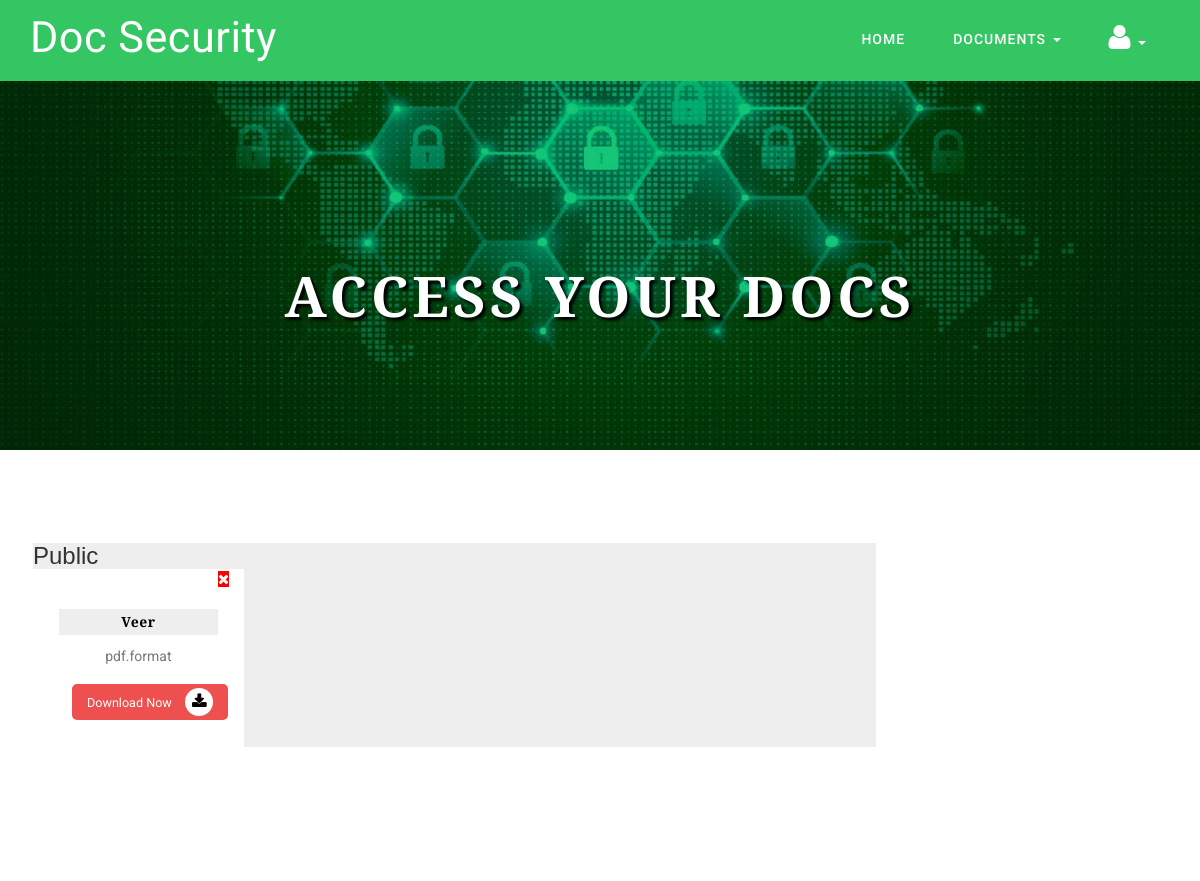
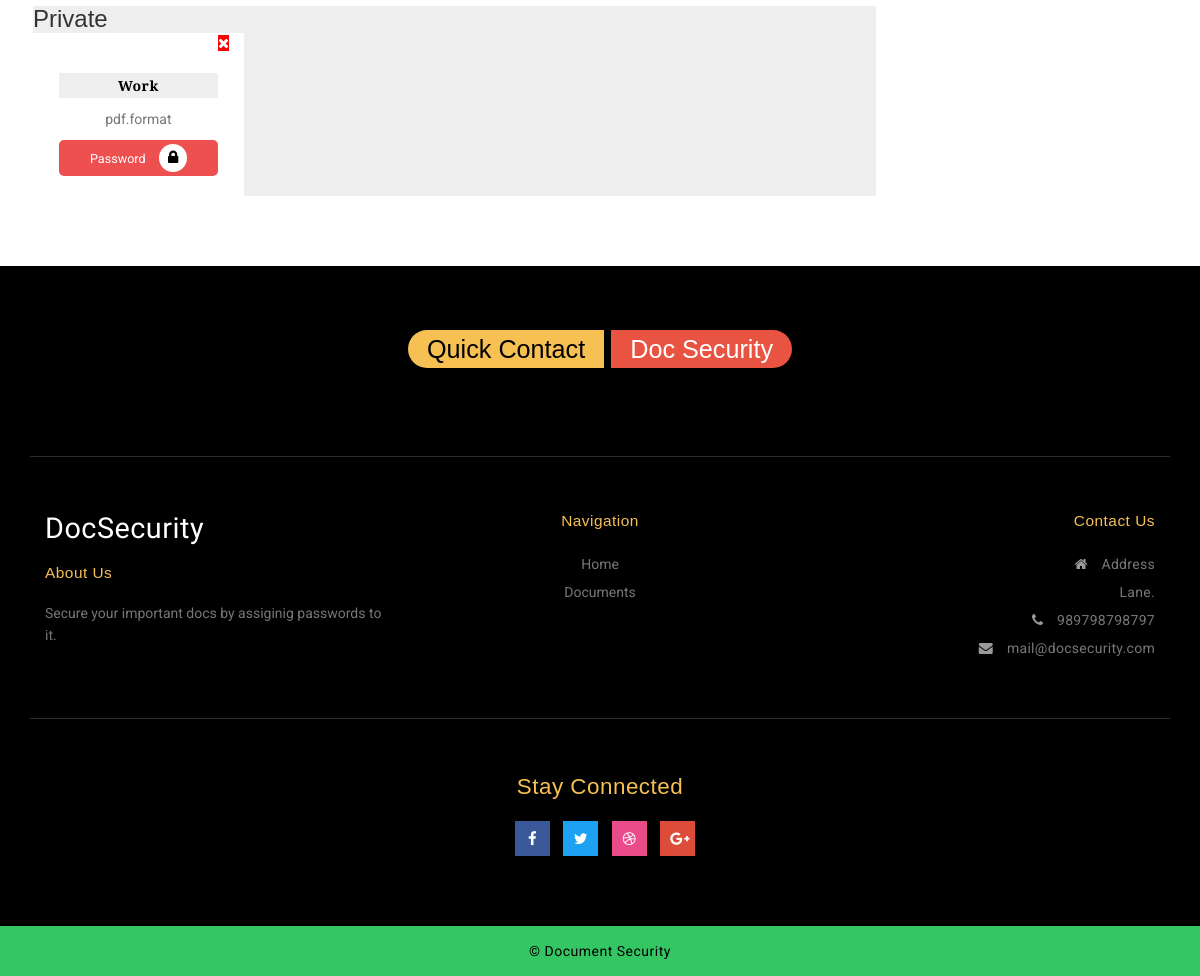
The app's page /doc2/ (signed in), older data (2 pictures, top to bottom).
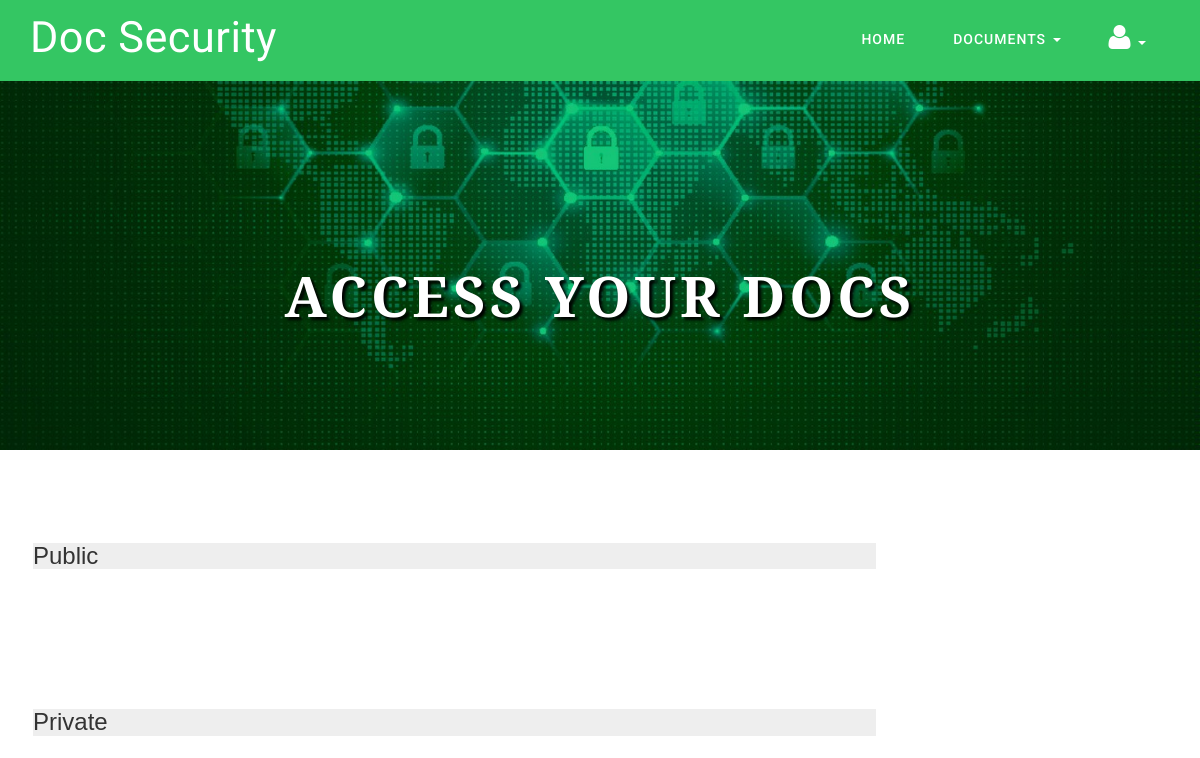
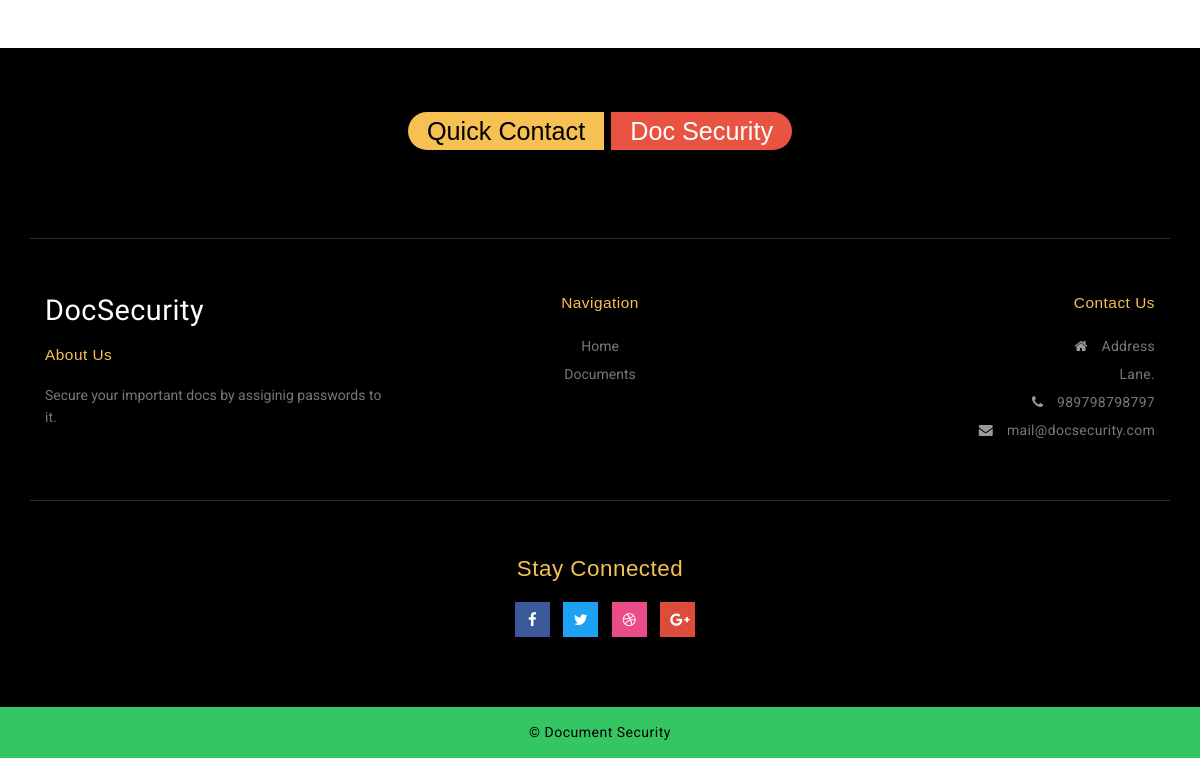
The same page, newer data (2 pictures, top to bottom).
### userportal/models.py (models this page shows, shortened)
class Doc_Detail(models.Model):
	doc_id = models.AutoField(primary_key=True)
	doc_user = models.ForeignKey(User, on_delete=models.CASCADE)
	doc_category = models.CharField(max_length=20)
	doc_title = models.CharField(max_length=30)
	doc_tech = models.CharField(max_length=30)
	doc = models.FileField(upload_to='userportal/document')

class Private_Doc(models.Model):
	p_id = models.AutoField(primary_key=True)
	pdoc_user = models.ForeignKey(User, on_delete=models.CASCADE)
	pdoc_category = models.CharField(max_length=20)
	pdoc_title = models.CharField(max_length=30)
	pdoc_tech = models.CharField(max_length=30)
	pdoc_pass = models.CharField(max_length=20)
	pdoc = models.FileField(upload_to='userportal/document')

### userportal/views.py (the view)
# urls.py: path('doc2/', views.doc2, name='document'),
def doc2(request):
	doc = Doc_Detail.objects.filter(doc_user = request.user)
	doc2 = Private_Doc.objects.filter(pdoc_user = request.user)
	return render(request, 'doc2.html', {'doc1' : doc, 'doc2': doc2})

### userportal/templates/doc2.html (shortened to what the changed rows need)
{% extends 'base.html' %}
{% load static %}
{% block body %}
{% if user.is_authenticated %}
	{% block content %}
	{% if user.is_authenticated %}
		<li class="dropdown">
                                <a href="#" class="dropdown-toggle effect-3" data-toggle="dropdown">Documents
                                </a>
                            </li>
		<li>
		<a href="#" class="dropdown-toggle effect-3" data-toggle="dropdown">
        </a>
    	</li>
    {% else %}
   	<a href="/login/" title="SignIn & SignUp">
   		<span class="fa fa-user nav-icon" aria-hidden="true"></span>
   	</a>
    {% endif %}
	{% endblock %}
    <div class="banner-bg-inner">
            <div class="banner-text-inner">
                <div class="container">
                    <h2 class="title-inner">
                        Access Your docs
                    </h2>
                </div>
            </div>
        </div>
    <div class="innerf-pages section">
            <div class="container-cart">
                <div class="left-ads-display col-md-9">
                    <div class="wrapper_top_shop">
                        <div class="product-sec1">
                            <h3>Public</h3>
                            {% for i in doc1 %}
                                    <div class="col-md-3 product-men">
                                        <a href="/del/{{i.doc_id}}/"  id="delbtn" >
                                                <i class="fa fa-times" aria-hidden="true"></i>
                                            </a>
                                        <div class="product-chr-info chr">
                                            <div class="caption">
                                                <h4>{{i.doc_title}}</h4>
                                                <p>{{i.doc_category}}.format</p>
                                                    <a href="{{ i.doc.url }}" class="btn btn-secondary" target="_blank">
                                                        <button type="submit" class="chr-cart pchr-cart">Download Now
                                                            <i class="fa fa-download" aria-hidden="true"></i>
                                                        </button>
                                                    </a>
                                            </div>
                                        </div>
                                    </div>
                        {% endfor %}
                        </div>
                        <div class="clearfix"></div>
                    </div>
                </div>
            </div>
        </div>
    <div class="innerf-pages section">
            <div class="container-cart">
                <div class="left-ads-display col-md-9">
                    <div class="wrapper_top_shop">
                        <div class="product-sec1">
                            <h3>Private</h3>
                            {% for j in doc2 %}
                            <div class="col-md-3 product-men">
                                <a href="/pdel/{{j.p_id}}/"  id="delbtn" >
                                    <i class="fa fa-times" aria-hidden="true"></i>
                                </a>
                                <div class="product-chr-info chr">
                                    <div class="caption">
                                        <h4>{{j.pdoc_title}}</h4>
                                        <p>{{j.pdoc_category}}.format</p>
                                        {% if yes == "yes" %}
                                            <a href="{{ j.pdoc.url }}" class="btn btn-secondary" target="_blank">
                                                <button type="submit" class="chr-cart pchr-cart">Download Now
                                                    <i class="fa fa-download" aria-hidden="true"></i>
                                                </button>
                                            </a>
                                        {% else %}
                                            <button data-toggle="modal" data-target="#private"
                                            type="submit"  class="chr-cart pchr-cart">
                                            Password
                                            <i class="fa fa-lock" aria-hidden="true"></i>
                                            </button>
                                        {% endif %}
                                    </div>
                                </div>
                            </div>
                        {% endfor %}
                        </div>
                        <div class="clearfix"></div>
                    </div>
                </div>
            </div>
        </div>
{% endif %}
{% endblock %}

Row changes from the older to the newer data that the page shows:
removed Doc_Detail: doc_title "Veer", doc_category "pdf"
removed Private_Doc: pdoc_title "Work", pdoc_category "pdf"
